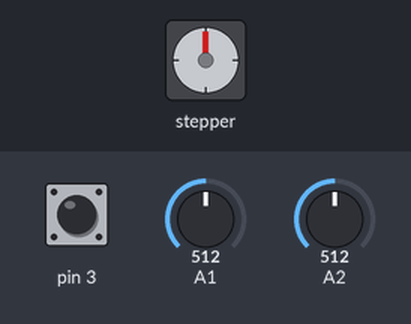
The sketch below on a simulated Arduino Uno, built with avr-gcc and run on an emulated ATmega328P. Parts: stepper motor. The inputs (shaded band) are chosen by the test bench; at power-on: A1 = 512, pin 3 HIGH, A2 = 512. Stepper angles assume 20000 steps per turn.

Above: at 1.2 s.
1.3 s: A1 set to 475
2.8 s: A1 set to 444
At 5.02 s:
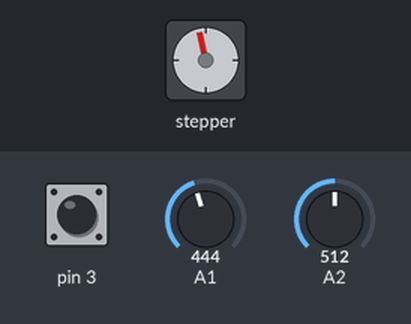
5.8 s: A1 set to 306
At 6.4 s:
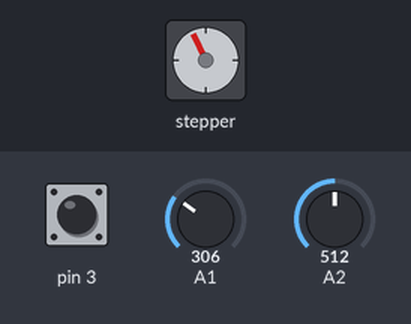
8.8 s: A1 set to 122
At 9.7 s:
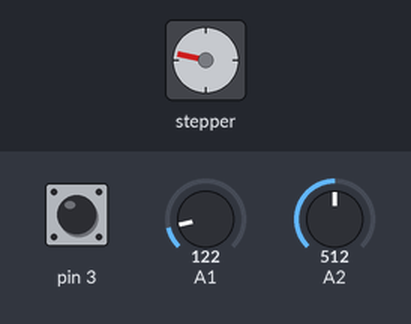
11.8 s: A1 set to 0
At 12.9 s:
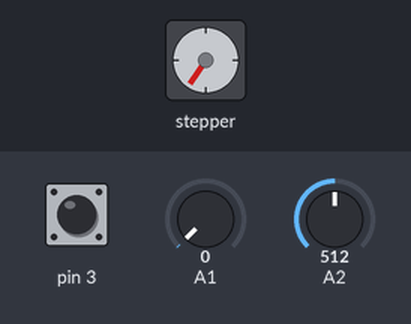
14.8 s: pin 3 pulled LOW for 3.2 s
Timing chart, 0 to 22.6 s (numbered marks = the images above; inputs shaded):
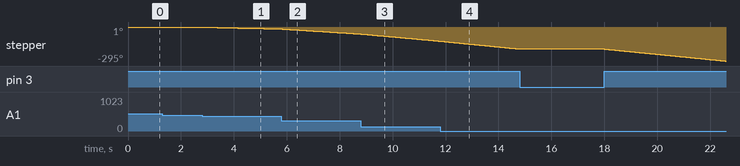

Measured:
- the behaviour switches between 462 and 461 on A1 (found by bisection; images 0 and 1)
- after the input at 1.3 s, every drawn part: stays the same
- after the input at 2.8 s, stepper: keeps turning counter-clockwise at about 6°/s, starting at once

The sketch:

prod_code.ino
```cpp
#include <Stepper.h>

// Set steps per revolution
const int PPR = 20000;

// Motor Y in pins 10-13
Stepper motor1(PPR, 10,11,12,13);
// Motor X in pins 6-9
Stepper motor2(PPR, 6,7,8,9);

void setup() {
  // Pins 2-5 set up as inputs with pullup resistors. Sensors are active-low.
  for (int i = 2; i <= 5; i++)
  {
    pinMode(i, INPUT_PULLUP);
  }
}

void loop() {
  // MOTOR 1 CONTROL
  int speed = 0;
  int direction = 1;
  // Get joystick position on A1
  int position = analogRead(1);

  /*
  Values between 562 and 1023 mean forward movement. Speed gets
  mapped from 0 to 10 and direction stays positive. Sensors will
  block any movement if HIGH.
  */
  if (position > 562 and digitalRead(2) == HIGH) {
    speed = map(position, 562, 1023, 0, 10);
  }
  /*
  Values between 0 and 462 mean backwards movement. Speed gets
  mapped from 10 to 0 and direction is negative. Sensors will
  block any movement if HIGH.
  */
  if (position < 462 and digitalRead(3) == HIGH) {
    speed = map(position, 0, 462, 10, 0);
    direction = -1;
  }
  // Values between 462 and 562 mean no movement (joystick center zone)
  if (speed > 0) {
    motor1.setSpeed(speed);
    motor1.step(direction);
  }

  // MOTOR 2 CONTROL
  speed = 0;
  direction = 1;
  position = analogRead(2);

  if (position > 562 and digitalRead(4) == HIGH)
    speed = map(position, 562, 1023, 0, 10);
  }
```
